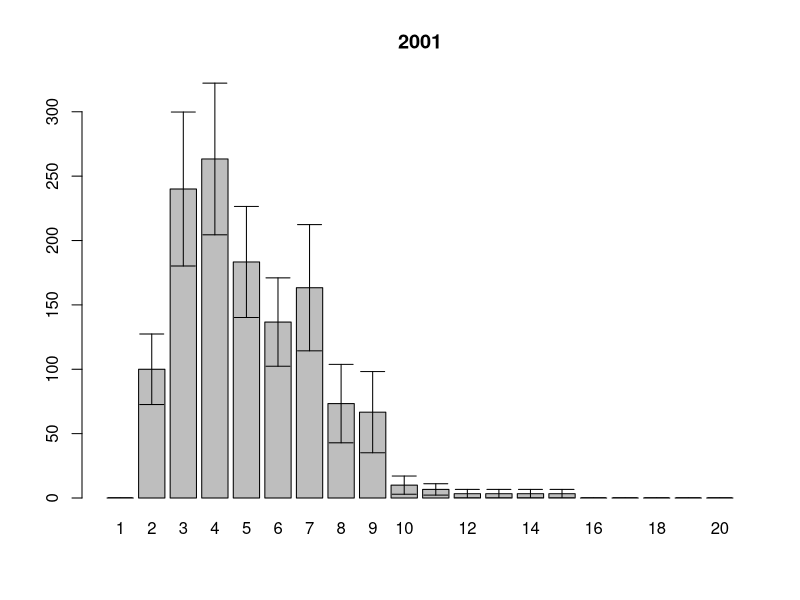
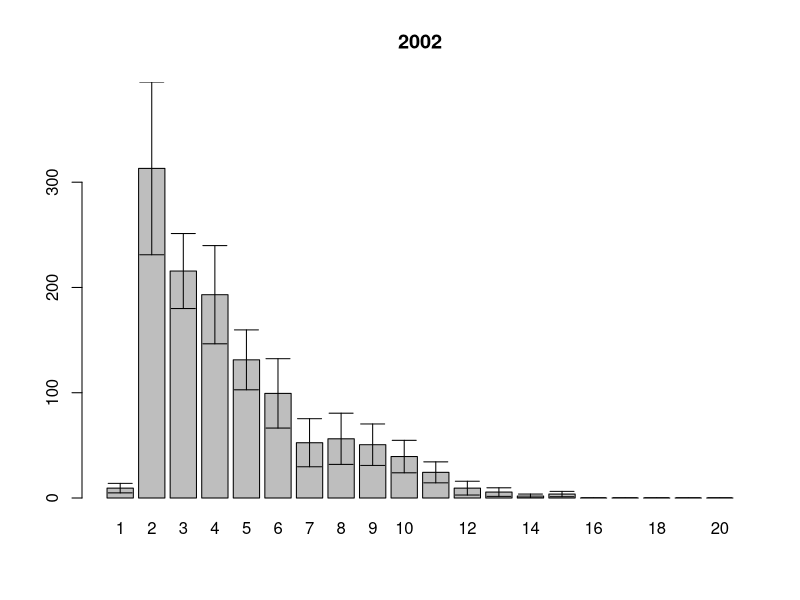
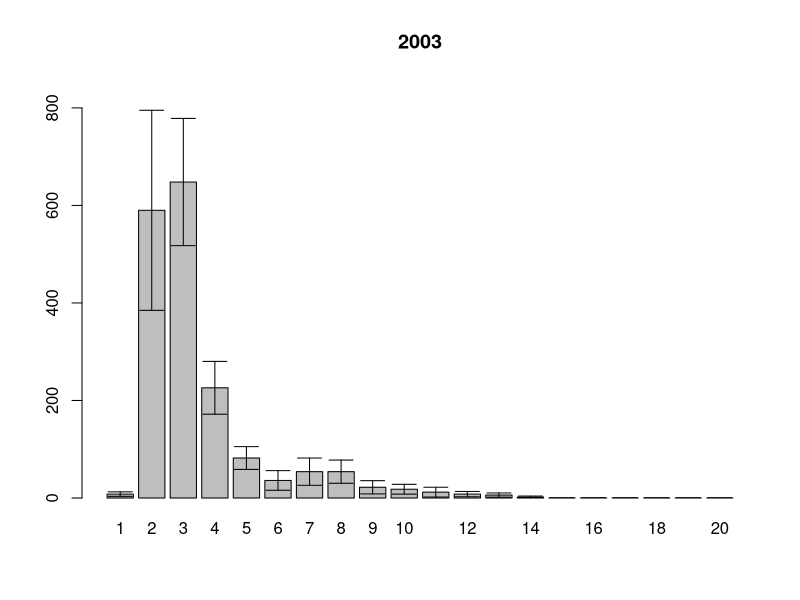
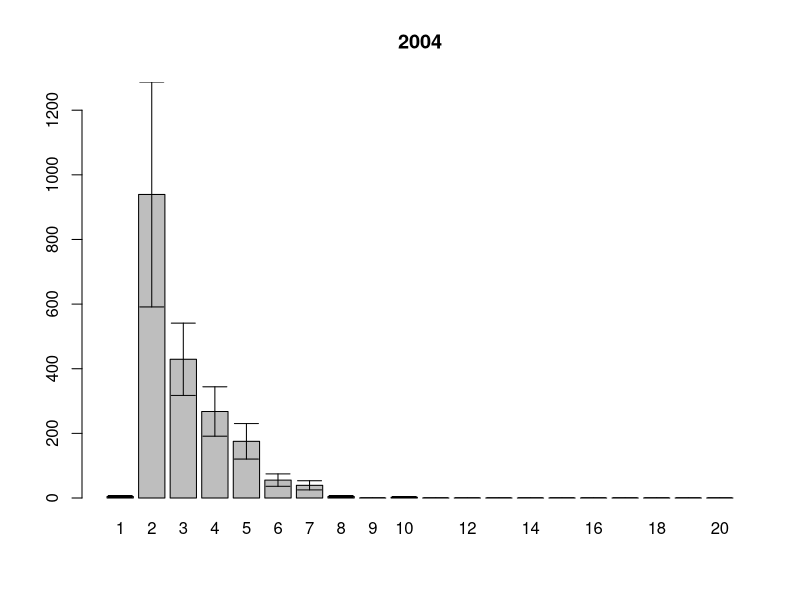
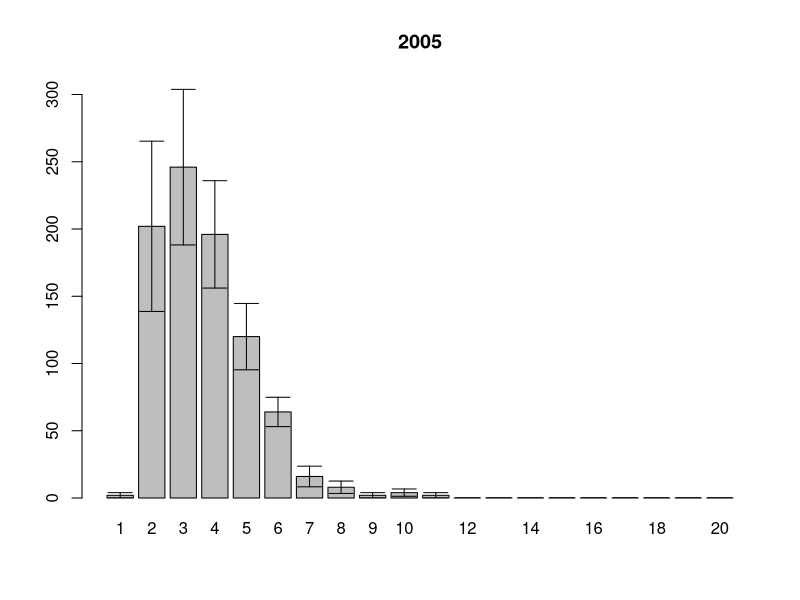
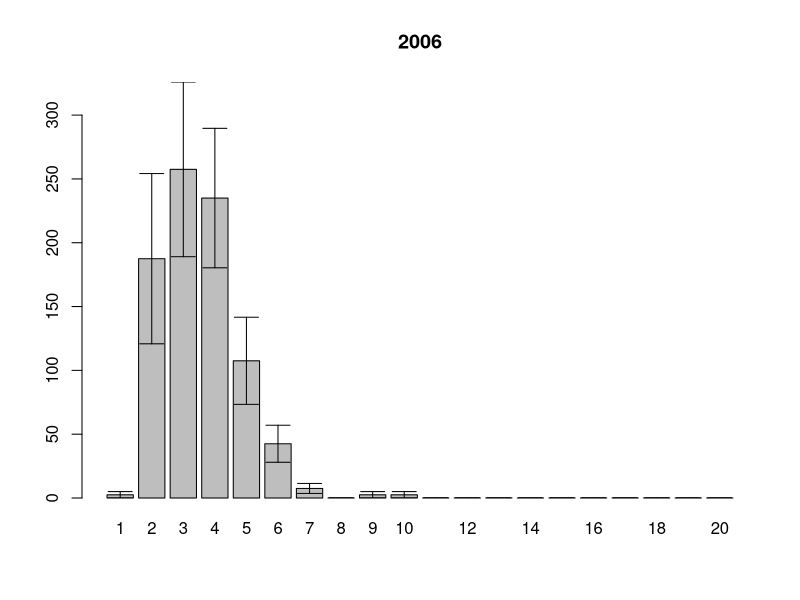
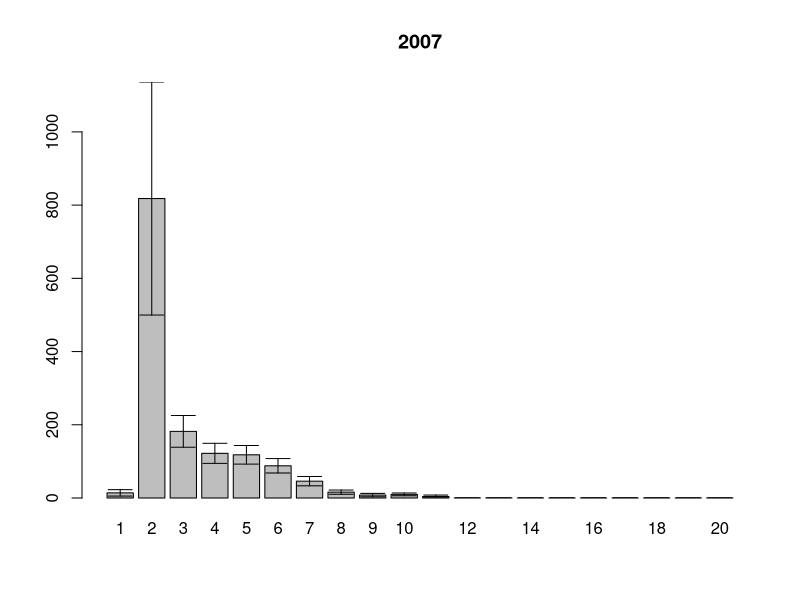
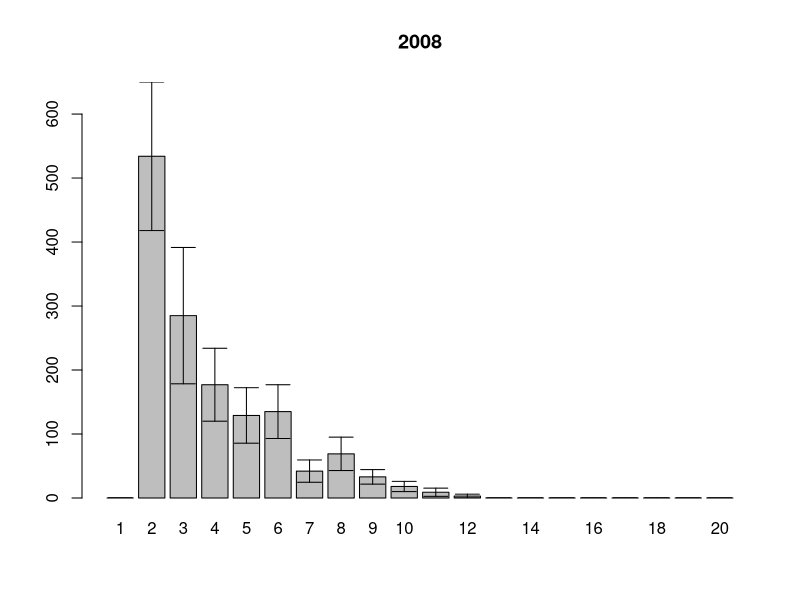

These charts were generated, in order, by the following R code: (Note: this script raises an error after producing the figures.)
setwd("~/Dropbox/PhD_thesis/PhD_thesis/White_Sea/Ryashkov_YuG//")
#setwd("~/note_backup_2013-04-13/PhD_thesis/White_Sea/Ryashkov_YuG//")


ishodnik<-read.table(file="length.csv", sep=";", dec=",", head=T)
samples.squares<-read.table(file="squares.csv", sep=";", dec=",", head=T)
samples.names<-read.table(file="sample.csv", sep=";", dec=",", head=T)
attach(ishodnik)
#year<-factor(year)

## размерная структура суммарно по годам по горизонтам
Length.int<-cut(Length.mm, breaks=seq(0,20,1))

(size.str.table<-table(Length.int,year,sample))

size.str.df<-as.data.frame(size.str.table) # как таблица данных

#убираем те пробы которых на самом деле нету
for (i in 1:length(levels(size.str.df$year)))
{ (xxx<-size.str.df$sample[size.str.df$year==levels(size.str.df$year)[i] ]%in%
     samples.names$sample[samples.names$year==levels(size.str.df$year)[i]])
  antixxx<-as.logical(1-xxx)
  size.str.df$Freq[size.str.df$year==levels(size.str.df$year)[i]][antixxx]<-NA
}


# SUBSET - для фильтрации таблицы данных
# APPLY - кто-то из них для средней и СД по фрейму

#теперь на квадратный метр
size.str.sqmeter<-size.str.df
for (i in 1:length(levels(size.str.sqmeter$year)))
{
  size.str.sqmeter$Freq[size.str.sqmeter$year==levels(size.str.sqmeter$year)[i]]<-size.str.sqmeter$Freq[size.str.sqmeter$year==levels(size.str.sqmeter$year)[i]] * samples.squares$square[samples.squares$year==levels(size.str.sqmeter$year)[i]]
}

#subset(size.str.sqmeter,subset=size.str.sqmeter$year=="1992")

#и среднее??
# tapply выдает как резудьтат матрицу
(mean.sizestr.sqmeter<-t(tapply(size.str.sqmeter$Freq,INDEX=list(size.str.sqmeter$year, size.str.sqmeter$Length.int),FUN=mean, na.rm=T)))
mean.sqmeter.df<-as.data.frame(mean.sizestr.sqmeter)
(sd.sizestr.sqmeter<-tapply(size.str.sqmeter$Freq,INDEX=list(size.str.sqmeter$year, size.str.sqmeter$Length.int),FUN=sd, na.rm=T))

n.samples<-tapply(samples.names$sample,samples.names$year, length )

(sem.sizestr.sqmeter <-t(sd.sizestr.sqmeter/sqrt(as.vector(n.samples))))
sem.sqmeter.df<-as.data.frame(sem.sizestr.sqmeter)

length.class<-seq(1,20,1)

##>2mm mean size structure
(mean.sizestr.sqmeter2<-mean.sizestr.sqmeter[2:20,])
mean.sqmeter.df2<-as.data.frame(mean.sizestr.sqmeter2)
(sd.sizestr.sqmeter2<-sd.sizestr.sqmeter[,2:20])

n.samples<-tapply(samples.names$sample,samples.names$year, length )

(sem.sizestr.sqmeter2<-t(sd.sizestr.sqmeter2/sqrt(as.vector(n.samples))))
sem.sqmeter.df2<-as.data.frame(sem.sizestr.sqmeter2)



length.class2<-seq(2,20,1)


#from R-book 
error.bars<-function(yv,z,nn){
  xv<-
    barplot(yv,ylim=c(0,(max(yv)+max(z))),names=nn)#,ylab=deparse(substitute(yv)))
  g=(max(xv)-min(xv))/50
  for (i in 1:length(xv)) {
    lines(c(xv[i],xv[i]),c(yv[i]+z[i],yv[i]-z[i]))
    lines(c(xv[i]-g,xv[i]+g),c(yv[i]+z[i], yv[i]+z[i]))
    lines(c(xv[i]-g,xv[i]+g),c(yv[i]-z[i], yv[i]-z[i]))
  }}


  for (j in 1:length(colnames(mean.sizestr.sqmeter)))
  {
    pdf(file=paste("YuG", colnames(mean.sizestr.sqmeter)[j], ".pdf",sep="_"))
    error.bars(yv=mean.sizestr.sqmeter[,j], nn=length.class, z=sem.sizestr.sqmeter[,j])
    title(main=colnames(mean.sizestr.sqmeter)[j], xlab="", ylab="")
    dev.off()
  }

#>2mm
for (j in 1:length(colnames(mean.sizestr.sqmeter2)))
{
  pdf(file=paste("YuG2", colnames(mean.sizestr.sqmeter2)[j], ".pdf",sep="_"))
  error.bars(yv=mean.sizestr.sqmeter2[,j], nn=length.class2, z=sem.sizestr.sqmeter2[,j])
  title(main=colnames(mean.sizestr.sqmeter2)[j], xlab="", ylab="")
  dev.off()
}

# to .eps
#for (j in 1:length(colnames(mean.sizestr.sqmeter)))
#{
#  postscript(file=paste("YuG1", colnames(mean.sizestr.sqmeter)[j], ".eps",sep="_"))
#  error.bars(yv=mean.sizestr.sqmeter[,j], nn=length.class, z=sem.sizestr.sqmeter[,j])
#  title(main=colnames(mean.sizestr.sqmeter)[j], xlab="", ylab="")
#  dev.off()
#}

##динамика обилия
(N.sqmeter<-(t(tapply(size.str.sqmeter$Freq, list(size.str.sqmeter$year, size.str.sqmeter$sample), sum))))
(N.mean.sqmeter<-colMeans(N.sqmeter, na.rm=T))
N.sd.sqmeter<-apply(N.sqmeter, 2, sd, na.rm=T)
N.sem.sqmeter<-N.sd.sqmeter/sqrt(n.samples)

pdf(file="N_dynamic.pdf", family="NimbusSan") # указываем шрифт подпией
plot(y=N.mean.sqmeter, x=names(N.mean.sqmeter),pch=15, main="Южная губа о. Ряшкова",
     #ylim=c(min(N.mean.sqmeter)-max(N.sem.sqmeter), max(N.mean.sqmeter)+max(N.sem.sqmeter)),
     ylim=c(0, max(N.mean.sqmeter)+max(N.sem.sqmeter)),
     xlab="год", ylab="N, экз./кв.м")
lines(seq(as.numeric(min(names(N.mean.sqmeter))),as.numeric(max(names(N.mean.sqmeter))),1), N.mean.sqmeter, pch=1, type="b")
arrows(x0=seq(as.numeric(min(names(N.mean.sqmeter))),as.numeric(max(names(N.mean.sqmeter))),1), 
       x1=seq(as.numeric(min(names(N.mean.sqmeter))),as.numeric(max(names(N.mean.sqmeter))),1),
       y0=N.mean.sqmeter-N.sem.sqmeter, y1=N.mean.sqmeter+N.sem.sqmeter, angle=90, code=3, length=0.1)
dev.off()
embedFonts("N_dynamic.pdf") #встройка шрифтов в файл

##динамика без молод ( больше 2+)
(N2.sqmeter<-(t(tapply(size.str.sqmeter$Freq[size.str.sqmeter$Length.int!="(0,1]"], 
                      list(size.str.sqmeter$year[size.str.sqmeter$Length.int!="(0,1]"],
                           size.str.sqmeter$sample[size.str.sqmeter$Length.int!="(0,1]"]), sum))))
(N2.mean.sqmeter<-colMeans(N2.sqmeter, na.rm=T))
N2.sd.sqmeter<-apply(N2.sqmeter, 2, sd, na.rm=T)
N2.sem.sqmeter<-N2.sd.sqmeter/sqrt(n.samples)

write.table(N2.mean.sqmeter, file="YuG_N2.csv", sep=";", dec=",")

pdf(file="N2_dynamic.pdf", family="NimbusSan") # указываем шрифт подпией
plot(y=N2.mean.sqmeter, x=names(N2.mean.sqmeter),pch=15, main="Южная губа о. Ряшкова",
     #ylim=c(min(N2.mean.sqmeter)-max(N2.sem.sqmeter), max(N2.mean.sqmeter)+max(N2.sem.sqmeter)),
     ylim=c(0, max(N2.mean.sqmeter)+max(N2.sem.sqmeter)),
     xlab="год", ylab="N, экз./кв.м")
lines(seq(as.numeric(min(names(N2.mean.sqmeter))),as.numeric(max(names(N2.mean.sqmeter))),1), N2.mean.sqmeter, pch=1, type="b")
arrows(x0=seq(as.numeric(min(names(N2.mean.sqmeter))),as.numeric(max(names(N2.mean.sqmeter))),1), 
       x1=seq(as.numeric(min(names(N2.mean.sqmeter))),as.numeric(max(names(N2.mean.sqmeter))),1),
       y0=N2.mean.sqmeter-N2.sem.sqmeter, y1=N2.mean.sqmeter+N2.sem.sqmeter, angle=90, code=3, length=0.1)
dev.off()
embedFonts("N2_dynamic.pdf") #встройка шрифтов в файл

##про численность 2+
(N2.01.10<-(t(tapply(size.str.sqmeter$Freq[size.str.sqmeter$Length.int!="(0,1]" 
                                           & as.vector(size.str.sqmeter$year)<=2010], 
                     list(size.str.sqmeter$year[size.str.sqmeter$Length.int!="(0,1]" 
                                                & as.vector(size.str.sqmeter$year)<=2010],
                          size.str.sqmeter$sample[size.str.sqmeter$Length.int!="(0,1]" 
                                                  & as.vector(size.str.sqmeter$year)<=2010]),
                     sum))))
(N2.mean.01.10<-mean(as.vector(N2.01.10), na.rm=T))
(N2.sd.01.10<-sd(as.vector(N2.01.10), na.rm=T))
N2.sem.01.10<-N2.sd.01.10/sqrt(sum(n.samples[1:(2010-2001+1)]))
(D.n2.01.10<-N2.sem.01.10/N2.mean.01.10*100)

#Kruskal-wollis
(N2.df<-data.frame(samples.names, as.vector(N2.sqmeter)[!is.na(as.vector(N2.sqmeter))]))
kruskal.test(N2.df$as.vector.N2.sqmeter...is.na.as.vector.N2.sqmeter... ~ N2.df$year)
  boxplot(N2.df$as.vector.N2.sqmeter...is.na.as.vector.N2.sqmeter... ~ N2.df$year)
(tukey.01.12<-TukeyHSD(aov(lm(N2.df$as.vector.N2.sqmeter...is.na.as.vector.N2.sqmeter... ~ as.factor(N2.df$year)))))


N2.01.10.df<-data.frame(subset(samples.names, subset=samples.names$year<=2010),as.vector(N2.01.10)[!is.na(as.vector(N2.01.10))])
kruskal.test(N2.01.10.df$as.vector.N2.01.10...is.na.as.vector.N2.01.10... ~ N2.01.10.df$year)
boxplot(N2.01.10.df$as.vector.N2.01.10...is.na.as.vector.N2.01.10... ~ N2.01.10.df$year)
(tukey.01.10<-TukeyHSD(aov(lm(N2.01.10.df$as.vector.N2.01.10...is.na.as.vector.N2.01.10... ~ as.factor(N2.01.10.df$year)))))
write.table(tukey.01.10$'as.factor(N2.01.10.df$year)', file="tukey_92_98.csv", dec=",", sep=";")


## динамика максимального размера
str(ishodnik)
(Length.max<-tapply(Length.mm, year, max, na.rm=T))
#plot(x=names(Length.max), y=Length.max, type=none)


pdf(file="L_max.pdf", family="NimbusSan") # указываем шрифт подпией
plot(x=names(Length.max), y=Length.max, type="none", main="Южная губа о. Ряшкова", xlab="год", ylab="L max, мм")
lines(x=names(Length.max), y=Length.max, pch=1, type="b")
dev.off()
embedFonts("L_max.pdf") #встройка шрифтов в файл


## рассчетная биомасса по Максимовичу и др., 1993
biomass.count<-0.00016*(Length.mm^2.96)
(biomass.samples<-tapply(biomass.count, list(year, sample), sum, na.rm=T))

(biomass.sqmeter<-biomass.samples*samples.squares$square)

(B.mean.sqmeter<-rowMeans(biomass.sqmeter, na.rm=T))
(B.sd.sqmeter<-apply(biomass.sqmeter, 1, sd, na.rm=T))
n.samples<-tapply(samples.names$sample,samples.names$year, length )
(B.sem.sqmeter<-B.sd.sqmeter/sqrt(n.samples))
(D.b<-B.sem.sqmeter/B.mean.sqmeter*100)

pdf(file="B_count_dynamic.pdf", family="NimbusSan") # указываем шрифт подпией
plot(y=B.mean.sqmeter, x=names(B.mean.sqmeter),pch=15, main="Южная губа о. Ряшков", 
     ylim=c(min(B.mean.sqmeter)-max(B.sem.sqmeter), max(B.mean.sqmeter)+max(B.sem.sqmeter)),
     xlab="год", ylab="B, г/кв.м")
lines(seq(as.numeric(min(names(B.mean.sqmeter))),as.numeric(max(names(B.mean.sqmeter))),1), B.mean.sqmeter, pch=1, type="b")
arrows(x0=seq(as.numeric(min(names(B.mean.sqmeter))),as.numeric(max(names(B.mean.sqmeter))),1), 
       x1=seq(as.numeric(min(names(B.mean.sqmeter))),as.numeric(max(names(B.mean.sqmeter))),1),
       y0=B.mean.sqmeter-B.sem.sqmeter, y1=B.mean.sqmeter+B.sem.sqmeter, angle=90, code=3, length=0.1)
dev.off()
embedFonts("B_count_dynamic.pdf") #встройка шрифтов в файл

## рассчетная биомасса только с учетом >1mm особей
biomass2.count<-0.00016*(Length.mm[Length.mm>1.0]^2.96)
(biomass2.samples<-tapply(biomass2.count, list(year[Length.mm>1.0], sample[Length.mm>1.0]), sum, na.rm=T))

(biomass2.sqmeter<-biomass2.samples*samples.squares$square)

(B2.mean.sqmeter<-rowMeans(biomass2.sqmeter, na.rm=T))
(B2.sd.sqmeter<-apply(biomass.sqmeter, 1, sd, na.rm=T))
n.samples<-tapply(samples.names$sample,samples.names$year, length )
(B2.sem.sqmeter<-B.sd.sqmeter/sqrt(n.samples))
(D.b2<-B2.sem.sqmeter/B2.mean.sqmeter*100)

pdf(file="B2_count_dynamic.pdf", family="NimbusSan") # указываем шрифт подпией
plot(y=B2.mean.sqmeter, x=names(B2.mean.sqmeter),pch=15, main="Южная губа о. Ряшков", 
     ylim=c(min(B2.mean.sqmeter)-max(B2.sem.sqmeter), max(B2.mean.sqmeter)+max(B2.sem.sqmeter)),
     xlab="год", ylab="B, г/кв.м")
lines(seq(as.numeric(min(names(B2.mean.sqmeter))),as.numeric(max(names(B2.mean.sqmeter))),1), B2.mean.sqmeter, pch=1, type="b")
arrows(x0=seq(as.numeric(min(names(B2.mean.sqmeter))),as.numeric(max(names(B2.mean.sqmeter))),1), 
       x1=seq(as.numeric(min(names(B2.mean.sqmeter))),as.numeric(max(names(B2.mean.sqmeter))),1),
       y0=B2.mean.sqmeter-B2.sem.sqmeter, y1=B2.mean.sqmeter+B2.sem.sqmeter, angle=90, code=3, length=0.1)
dev.off()
embedFonts("B2_count_dynamic.pdf") #встройка шрифтов в файл

#влияние особей <=1mm на рассчетную биомассу
pdf(file="B_B2_compare.pdf", family="NimbusSan") # указываем шрифт подпией
plot(y=B.mean.sqmeter, x=names(B.mean.sqmeter),pch=15, main="Южная губа о. Ряшков", type="n",
     ylim=c(min(min(B.mean.sqmeter)-max(B.sem.sqmeter), min(B2.mean.sqmeter)-max(B2.sem.sqmeter)), 
            max(max(B.mean.sqmeter)+max(B.sem.sqmeter), max(B2.mean.sqmeter)+max(B2.sem.sqmeter))),
     xlab="год", ylab="B, г/кв.м")
#B
lines(seq(as.numeric(min(names(B.mean.sqmeter))),as.numeric(max(names(B.mean.sqmeter))),1), B.mean.sqmeter, pch=15, col=2, type="b")
arrows(x0=seq(as.numeric(min(names(B.mean.sqmeter))),as.numeric(max(names(B.mean.sqmeter))),1), 
       x1=seq(as.numeric(min(names(B.mean.sqmeter))),as.numeric(max(names(B.mean.sqmeter))),1),
       y0=B.mean.sqmeter-B.sem.sqmeter, y1=B.mean.sqmeter+B.sem.sqmeter, angle=90, code=3, length=0.1, col=2)
#B2
lines(seq(as.numeric(min(names(B2.mean.sqmeter))),as.numeric(max(names(B2.mean.sqmeter))),1), B2.mean.sqmeter, pch=2, col=4, type="b")
arrows(x0=seq(as.numeric(min(names(B2.mean.sqmeter))),as.numeric(max(names(B2.mean.sqmeter))),1), 
       x1=seq(as.numeric(min(names(B2.mean.sqmeter))),as.numeric(max(names(B2.mean.sqmeter))),1),
       y0=B2.mean.sqmeter-B2.sem.sqmeter, y1=B2.mean.sqmeter+B2.sem.sqmeter, angle=90, code=3, length=0.1, col=4)
dev.off()
embedFonts("B_B2_compare.pdf") #встройка шрифтов в файл


## динамика молоди <2mm и половозрелых  >8mm


(young.old.int<-cut(Length.mm, breaks=c(1,2.5,7.9,max(Length.mm, na.rm=T))))

(young.old.table<-table(young.old.int,year,sample))

young.old.df<-as.data.frame(young.old.table) # как таблица данных

#убираем те пробы которых на самом деле нету
for (i in 1:length(levels(young.old.df$year)))
{ (xxx<-young.old.df$sample[young.old.df$year==levels(young.old.df$year)[i] ]%in%
     samples.names$sample[samples.names$year==levels(young.old.df$year)[i]])
  antixxx<-as.logical(1-xxx)
  young.old.df$Freq[young.old.df$year==levels(young.old.df$year)[i]][antixxx]<-NA
}

#теперь на квадратный метр
young.old.sqmeter<-young.old.df
for (i in 1:length(levels(young.old.sqmeter$year)))
{
  young.old.sqmeter$Freq[young.old.sqmeter$year==levels(young.old.sqmeter$year)[i]]<-
    young.old.sqmeter$Freq[young.old.sqmeter$year==levels(young.old.sqmeter$year)[i]] * 
    samples.squares$square[samples.squares$year==levels(young.old.sqmeter$year)[i]]
}



(mean.young.old.sqmeter<-t(tapply(young.old.sqmeter$Freq,INDEX=list(young.old.sqmeter$year, young.old.sqmeter$young.old.int),FUN=mean, na.rm=T)))

(sd.young.old.sqmeter<-tapply(young.old.sqmeter$Freq,INDEX=list(young.old.sqmeter$year, young.old.sqmeter$young.old.int),FUN=sd, na.rm=T))

n.samples<-tapply(samples.names$sample,samples.names$year, length )

(sem.young.old.sqmeter <-t(sd.young.old.sqmeter/sqrt(as.vector(n.samples))))

write.table(t(mean.young.old.sqmeter), file="YuG_young_old_mean.csv", sep=";", dec=",")

#корреляция - молодь и половозрелые
(spearman.young.old.mean<-cor.test(mean.young.old.sqmeter[1,], mean.young.old.sqmeter[3,], method="spearman"))


# молодь и половозрелые - график
pdf(file="young_old.pdf", family="NimbusSan") # указываем шрифт подпией
plot(y=mean.young.old.sqmeter[1,], x=colnames(mean.young.old.sqmeter),pch=15, type="n", main="Южная губа о. Ряшков", 
     #     ylim=c(min(mean.young.old.sqmeter[1,], mean.young.old.sqmeter[3,])-max(sem.young.old.sqmeter[1,], sem.young.old.sqmeter[3,]), 
     #            max(mean.young.old.sqmeter[1,], mean.young.old.sqmeter[3,])+max(sem.young.old.sqmeter[1,], sem.young.old.sqmeter[3,])),
     ylim=c(0, 
            max(mean.young.old.sqmeter[1,], mean.young.old.sqmeter[3,])+max(sem.young.old.sqmeter[1,], sem.young.old.sqmeter[3,])),
     xlab="год", ylab="N, экз./кв.м")
#молодь
lines(seq(as.numeric(min(colnames(mean.young.old.sqmeter))),as.numeric(max(colnames(mean.young.old.sqmeter))),1), 
      mean.young.old.sqmeter[1,], pch=15, type="b", col=2)
arrows(x0=seq(as.numeric(min(colnames(mean.young.old.sqmeter))),as.numeric(max(colnames(mean.young.old.sqmeter))),1), 
       x1=seq(as.numeric(min(colnames(mean.young.old.sqmeter))),as.numeric(max(colnames(mean.young.old.sqmeter))),1),
       y0=mean.young.old.sqmeter[1,]-sem.young.old.sqmeter[1,], 
       y1=mean.young.old.sqmeter[1,]+sem.young.old.sqmeter[1,], angle=90, code=3, length=0.1, col=2)
#половозрелые
lines(seq(as.numeric(min(colnames(mean.young.old.sqmeter))),as.numeric(max(colnames(mean.young.old.sqmeter))),1), 
      mean.young.old.sqmeter[3,], pch=16, type="b", col=4)
arrows(x0=seq(as.numeric(min(colnames(mean.young.old.sqmeter))),as.numeric(max(colnames(mean.young.old.sqmeter))),1), 
       x1=seq(as.numeric(min(colnames(mean.young.old.sqmeter))),as.numeric(max(colnames(mean.young.old.sqmeter))),1),
       y0=mean.young.old.sqmeter[3,]-sem.young.old.sqmeter[3,], 
       y1=mean.young.old.sqmeter[3,]+sem.young.old.sqmeter[3,], angle=90, code=3, length=0.1, col=4)
dev.off()
embedFonts("young_old.pdf") #встройка шрифтов в файл

#динамика молоди и половозрелых в %
(sum.young.old<-t(tapply(young.old.sqmeter$Freq[young.old.sqmeter$young.old.int!="(0,1]"],
                         INDEX=list(young.old.sqmeter$year[young.old.sqmeter$young.old.int!="(0,1]"], 
                                    young.old.sqmeter$young.old.int[young.old.sqmeter$young.old.int!="(0,1]"]),
                         FUN=sum, na.rm=T)))
(young.old.percents<-t(t(sum.young.old)/colSums(sum.young.old, na.rm=T))*100)

write.table(t(young.old.percents), file="YuG_young_old_percent.csv", sep=";", dec=",")

#корреляция - молодь и половозрелые в %
str(young.old.percents)
(spearman.young.old.sum.percent<-cor.test(young.old.percents[1,2:12], young.old.percents[3,1:11], method="spearman"))
plot(x=young.old.percents[3,1:11], y=young.old.percents[1,2:12])

#и график в %
pdf(file="young_old_percents.pdf", family="NimbusSan") # указываем шрифт подпией
plot(y=young.old.percents[1,], x=colnames(young.old.percents),pch=15, type="n", main="Южная губа о. Ряшков", 
     #     ylim=c(min(young.old.percents[1,], young.old.percents[3,])-max(sem.young.old.sqmeter[1,], sem.young.old.sqmeter[3,]), 
     #            max(young.old.percents[1,], young.old.percents[3,])+max(sem.young.old.sqmeter[1,], sem.young.old.sqmeter[3,])),
     ylim=c(0, 
            max(young.old.percents[1,], young.old.percents[3,])),
     xlab="год", ylab="доля от общей численности, %")
#молодь
lines(seq(as.numeric(min(colnames(young.old.percents))),as.numeric(max(colnames(young.old.percents))),1), 
      young.old.percents[1,], pch=15, type="b", col=2)
#половозрелые
lines(seq(as.numeric(min(colnames(young.old.percents))),as.numeric(max(colnames(young.old.percents))),1), 
      young.old.percents[3,], pch=16, type="b", col=4)
dev.off()
embedFonts("young_old_percents.pdf") #встройка шрифтов в файл

# численность общая и численность молоди - график
pdf(file="young_all.pdf", family="NimbusSan") # указываем шрифт подпией
plot(y=N2.mean.sqmeter, x=colnames(mean.young.old.sqmeter),pch=15, type="n", main="Южная губа о. Ряшков", 
     #     ylim=c(min(mean.young.old.sqmeter[1,], mean.young.old.sqmeter[3,])-max(sem.young.old.sqmeter[1,], sem.young.old.sqmeter[3,]), 
     #            max(mean.young.old.sqmeter[1,], mean.young.old.sqmeter[3,])+max(sem.young.old.sqmeter[1,], sem.young.old.sqmeter[3,])),
     ylim=c(0, 
            max(mean.young.old.sqmeter[1,], N2.mean.sqmeter)+max(sem.young.old.sqmeter[1,], N2.sem.sqmeter)),
     xlab="год", ylab="N, экз./кв.м")
#молодь
lines(seq(as.numeric(min(colnames(mean.young.old.sqmeter))),as.numeric(max(colnames(mean.young.old.sqmeter))),1), 
      mean.young.old.sqmeter[1,], pch=15, type="b", col=2)
arrows(x0=seq(as.numeric(min(colnames(mean.young.old.sqmeter))),as.numeric(max(colnames(mean.young.old.sqmeter))),1), 
       x1=seq(as.numeric(min(colnames(mean.young.old.sqmeter))),as.numeric(max(colnames(mean.young.old.sqmeter))),1),
       y0=mean.young.old.sqmeter[1,]-sem.young.old.sqmeter[1,], 
       y1=mean.young.old.sqmeter[1,]+sem.young.old.sqmeter[1,], angle=90, code=3, length=0.1, col=2)
#все
lines(seq(as.numeric(min(colnames(mean.young.old.sqmeter))),as.numeric(max(colnames(mean.young.old.sqmeter))),1), 
      N2.mean.sqmeter, pch=16, type="b", col=4)
arrows(x0=seq(as.numeric(min(colnames(mean.young.old.sqmeter))),as.numeric(max(colnames(mean.young.old.sqmeter))),1), 
       x1=seq(as.numeric(min(colnames(mean.young.old.sqmeter))),as.numeric(max(colnames(mean.young.old.sqmeter))),1),
       y0=N2.mean.sqmeter-N2.sem.sqmeter, 
       y1=N2.mean.sqmeter+N2.sem.sqmeter, angle=90, code=3, length=0.1, col=4)
dev.off()
embedFonts("young_old.pdf") #встройка шрифтов в файл

##  численность молоди и биомасса половозрелых
##рассчетная биомасса только с учетом >8mm особей
biomass8.count<-0.00016*(Length.mm[Length.mm>8.0]^2.96)
(biomass8.samples<-tapply(biomass8.count, list(year[Length.mm>8.0], sample[Length.mm>8.0]), sum, na.rm=T))

(biomass8.sqmeter<-biomass8.samples*samples.squares$square)

(B8.mean.sqmeter<-rowMeans(biomass8.sqmeter, na.rm=T))
(B8.sd.sqmeter<-apply(biomass8.sqmeter, 1, sd, na.rm=T))
n.samples<-tapply(samples.names$sample,samples.names$year, length )
(B8.sem.sqmeter<-B8.sd.sqmeter/sqrt(n.samples))

write.table(B8.mean.sqmeter, file="YuG_biomass_old.csv", sep=";", dec=",")
